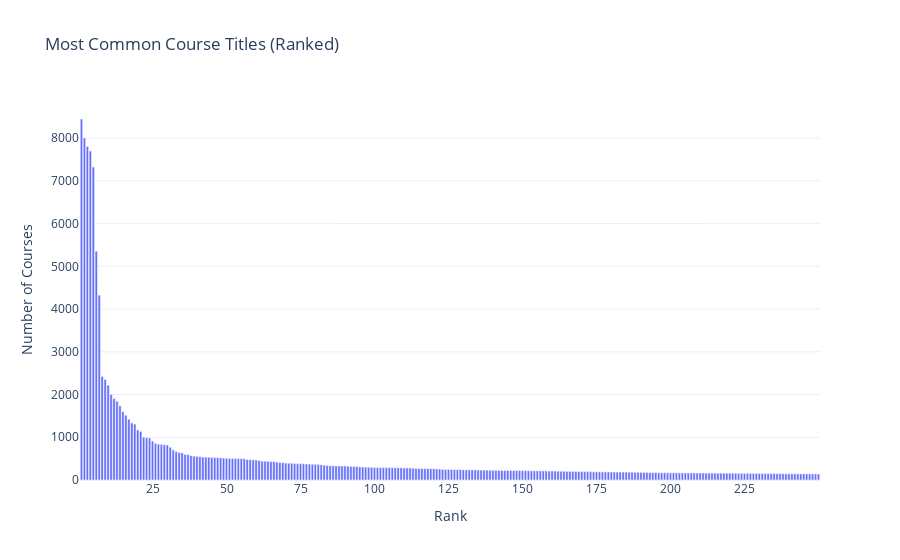

Notebook cell for this chart:
### Code cell
# Get course counts
course_counts = courses_df['course_title'].value_counts().reset_index()
course_counts.columns = ['course_title', 'count']
course_counts['rank'] = course_counts.index + 1  # add rank (1-based)

# Create Plotly bar chart
fig = px.bar(
    course_counts.head(250),  # show top 50 courses (adjust as needed)
    x='rank',
    y='count',
    hover_name='course_title',
    title='Most Common Course Titles (Ranked)',
)

# Customize axis
fig.update_layout(
    xaxis_title='Rank',
    yaxis_title='Number of Courses',
    xaxis=dict(
        tickmode='array',
        tickvals=list(range(0, 250, 25)),  # show every 5th rank label
        ticktext=[str(i) for i in range(0, 250, 25)],
    ),
    template='plotly_white',  # optional aesthetic
)

fig.show()

### Figure 1 — Plotly figure (JSON) as saved in the notebook; plotly's stock layout.template omitted (floating-point values rounded to 4 significant figures; data arrays with more than 128 entries replaced by an {"elided": "..."} marker saying what was removed)
{"data": [{"hovertemplate": "<b>%{hovertext}</b><br><br>rank=%{x}<br>count=%{y}<extra></extra>", "hovertext": {"elided": "250 str values"}, "legendgroup": "", "marker": {"color": "#636efa", "pattern": {"shape": ""}}, "name": "", "orientation": "v", "showlegend": false, "textposition": "auto", "type": "bar", "x": {"elided": "250 int values"}, "xaxis": "x", "y": {"elided": "250 int values"}, "yaxis": "y"}], "layout": {"barmode": "relative", "legend": {"tracegroupgap": 0}, "title": {"text": "Most Common Course Titles (Ranked)"}, "xaxis": {"anchor": "y", "domain": [0, 1], "tickmode": "array", "ticktext": ["0", "25", "50", "75", "100", "125", "150", "175", "200", "225"], "tickvals": [0, 25, 50, 75, 100, 125, 150, 175, 200, 225], "title": {"text": "Rank"}}, "yaxis": {"anchor": "x", "domain": [0, 1], "title": {"text": "Number of Courses"}}}}
